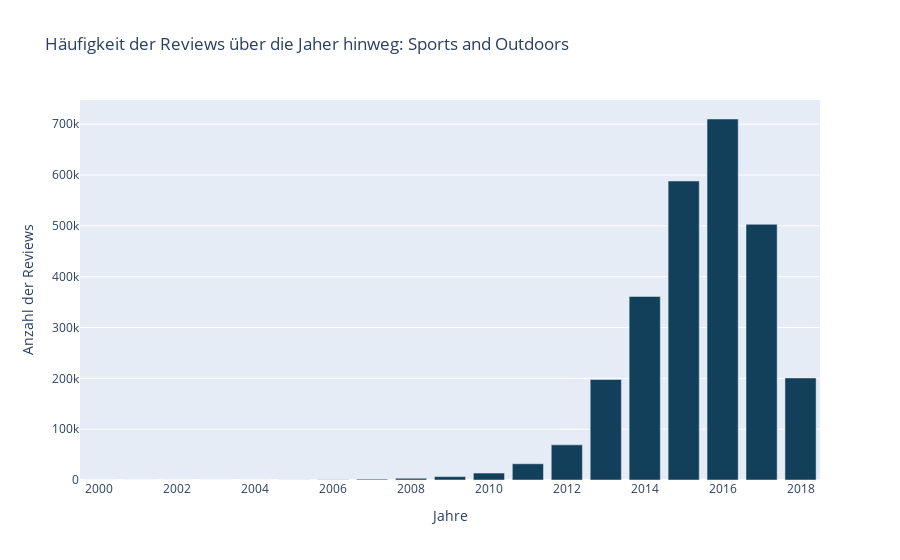

The notebook cell saved with this chart:
### Markdown cell above
### 4.2.2. unixReviewTime

Um einen Rückschluss auf die Veränderungen der Reviews über die Jahre hinweg ziehen zu können, wird die Spalte "unixReviewTime" herangezogen.

Dieses Zeitformat ermöglicht es die Zeit als fortlaufende Summe von Sekunden anzuzeigen und wird auch als Unix-Epoche bezeichnet. Die erste Epoche begann am 01.01.1970 um UTC. Der Zeitstempel zeigt folglich die Sekunden von diesem Zeitpunkt bis zum gewünschten Zeitpunkt an. (DansTools.com, 2014). Für eine Weiterverarbeitung wird dieses Format in ein Datetime Format konvertiert.

### Code cell
# Umrechnung der unixReviewTime in einen Timestamp
# Quelle: https://www.adamsmith.haus/python/answers/how-to-convert-a-column-of-unix-times-in-a-pandas-dataframe-to-datetimes-in-python
review_df["unixReviewTime"] = pd.to_datetime(review_df["unixReviewTime"], unit='s')

# Aufsplitten in Jahre und Monate
review_df['year'] = pd.DatetimeIndex(review_df["unixReviewTime"]).year

# Gruppieren und Zählen der Jahre in welchen die Bewertungen geschrieben wurden
date_df = review_df.groupby(["year"]).size().reset_index(name="count")

# Graphische Darstellung
date_fig = px.bar(date_df, x="year", y="count", title="Häufigkeit der Reviews über die Jaher hinweg: Sports and Outdoors",
                  color_discrete_sequence=px.colors.sequential.Darkmint_r)
date_fig.update_xaxes(title_text= "Jahre")
date_fig.update_yaxes(title_text= "Anzahl der Reviews")
date_fig

### Figure 1 — Plotly figure (JSON) as saved in the notebook; plotly's stock layout.template omitted (floating-point values rounded to 4 significant figures)
{"data": [{"alignmentgroup": "True", "hovertemplate": "year=%{x}<br>count=%{y}<extra></extra>", "legendgroup": "", "marker": {"color": "rgb(18, 63, 90)", "pattern": {"shape": ""}}, "name": "", "offsetgroup": "", "orientation": "v", "showlegend": false, "textposition": "auto", "type": "bar", "x": [2000, 2001, 2002, 2003, 2004, 2005, 2006, 2007, 2008, 2009, 2010, 2011, 2012, 2013, 2014, 2015, 2016, 2017, 2018], "xaxis": "x", "y": [1, 1, 5, 17, 25, 121, 463, 1631, 3396, 6686, 13698, 31963, 69170, 197811, 361047, 588210, 710157, 502941, 200772], "yaxis": "y"}], "layout": {"barmode": "relative", "legend": {"tracegroupgap": 0}, "title": {"text": "Häufigkeit der Reviews über die Jaher hinweg: Sports and Outdoors"}, "xaxis": {"anchor": "y", "domain": [0, 1], "title": {"text": "Jahre"}}, "yaxis": {"anchor": "x", "domain": [0, 1], "title": {"text": "Anzahl der Reviews"}}}}
